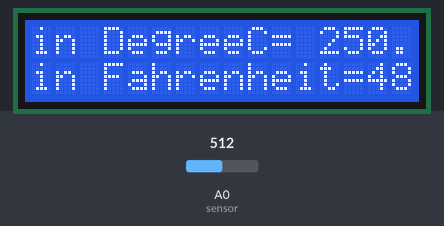
The sketch below on a simulated Arduino Uno, built with avr-gcc and run on an emulated ATmega328P. Parts: 16×2 character LCD. Inputs (shaded band) come from the test bench; at power-on: A0 (sensor) = 512.

Above: at 1.7 s.
1.8 s: A0 (sensor) set to 716
At 2.2 s:
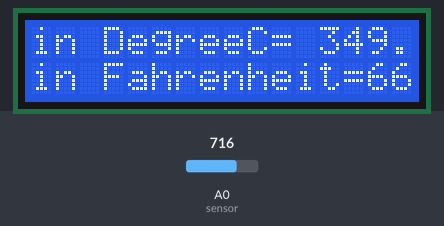
3.3 s: A0 (sensor) set to 900
At 4.5 s:
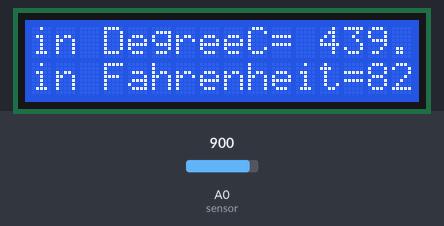
4.8 s: A0 (sensor) set to 1023
At 5.7 s:
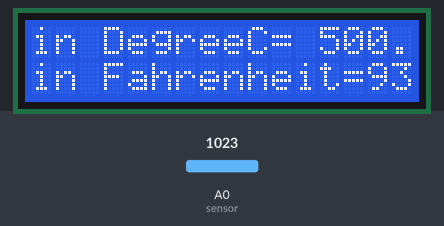
Timing chart, 0 to 7.8 s (numbered marks = the images above; inputs shaded):
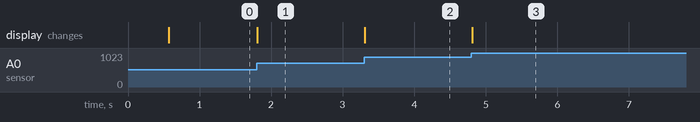

Measured:
- after the input at 1.8 s, the display: changes at once (image 1)
- after the input at 3.3 s, the display: changes at once (image 2)
- after the input at 4.8 s, the display: changes at once (image 3)

The sketch:

display_temp_on_lcd_with_lm35.ino
```cpp
#include<LiquidCrystal.h>
LiquidCrystal lcd(12, 11, 5, 4, 3, 2);
const int sensor=A0;
float tempc;  // temperature in degree Celsius
float tempf;  // temperature in Fahreinheit
float vout;
void setup()
{
pinMode(sensor,INPUT); // Configuring pin A1 as input
lcd.begin(16,2);
  delay(500);
}
void loop()
{
vout=analogRead(sensor);
vout=(vout*500)/1023;
tempc=vout;
tempf=(vout*1.8)+32;
lcd.setCursor(0,0);
lcd.print("in DegreeC= ");
lcd.print(tempc);
lcd.setCursor(0,1);
lcd.print("in Fahrenheit=");
lcd.print(tempf);
}
```
